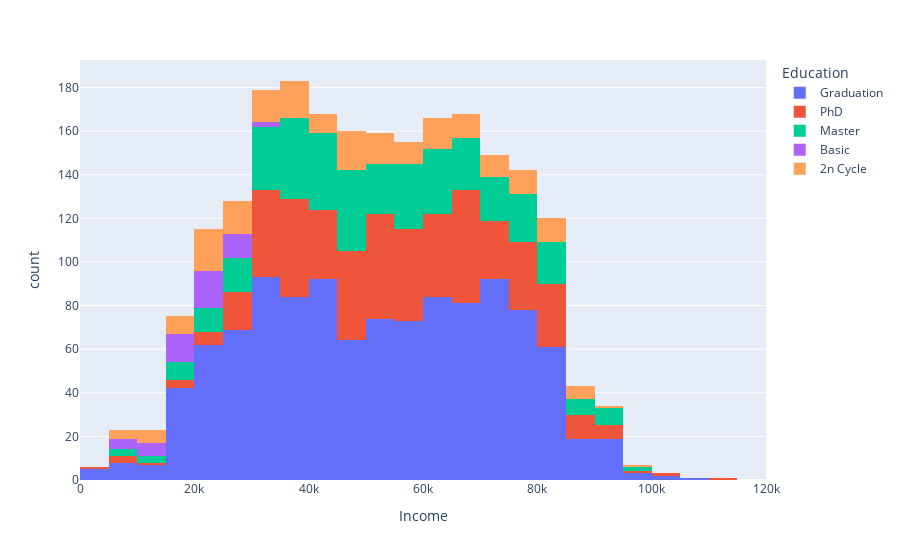

The code cell stored with this chart in its notebook:
### Markdown cell above
#### Income Distribution by Education Category

**This section would focus on analyzing and understanding the distribution of income across various education levels within the dataset.**

### Code cell
fig = px.histogram(customers_data, x="Income", color="Education")
fig.update_layout(xaxis_range=[0, 120_000])
fig.show()

### Figure 1 — Plotly figure (JSON) as saved in the notebook; plotly's stock layout.template omitted (floating-point values rounded to 4 significant figures; data arrays with more than 128 entries replaced by an {"elided": "..."} marker saying what was removed)
{"data": [{"alignmentgroup": "True", "bingroup": "x", "hovertemplate": "Education=Graduation<br>Income=%{x}<br>count=%{y}<extra></extra>", "legendgroup": "Graduation", "marker": {"color": "#636efa", "pattern": {"shape": ""}}, "name": "Graduation", "offsetgroup": "Graduation", "orientation": "v", "showlegend": true, "type": "histogram", "x": {"elided": "1127 float values"}, "xaxis": "x", "yaxis": "y"}, {"alignmentgroup": "True", "bingroup": "x", "hovertemplate": "Education=PhD<br>Income=%{x}<br>count=%{y}<extra></extra>", "legendgroup": "PhD", "marker": {"color": "#EF553B", "pattern": {"shape": ""}}, "name": "PhD", "offsetgroup": "PhD", "orientation": "v", "showlegend": true, "type": "histogram", "x": {"elided": "486 float values"}, "xaxis": "x", "yaxis": "y"}, {"alignmentgroup": "True", "bingroup": "x", "hovertemplate": "Education=Master<br>Income=%{x}<br>count=%{y}<extra></extra>", "legendgroup": "Master", "marker": {"color": "#00cc96", "pattern": {"shape": ""}}, "name": "Master", "offsetgroup": "Master", "orientation": "v", "showlegend": true, "type": "histogram", "x": {"elided": "370 float values"}, "xaxis": "x", "yaxis": "y"}, {"alignmentgroup": "True", "bingroup": "x", "hovertemplate": "Education=Basic<br>Income=%{x}<br>count=%{y}<extra></extra>", "legendgroup": "Basic", "marker": {"color": "#ab63fa", "pattern": {"shape": ""}}, "name": "Basic", "offsetgroup": "Basic", "orientation": "v", "showlegend": true, "type": "histogram", "x": [7500.0, 24590.0, 9548.0, 28250.0, 24880.0, 24480.0, 27190.0, 24280.0, 30800.0, 18980.0, 25960.0, 21060.0, 13080.0, 17490.0, 20420.0, 26870.0, 25440.0, 14910.0, 15040.0, 22630.0, 16580.0, 14420.0, 23720.0, 15060.0, 8940.0, 25710.0, 7500.0, 27000.0, 18390.0, 24370.0, 17260.0, 22630.0, 13720.0, 24590.0, 15860.0, 9722.0, 18750.0, 23530.0, 28390.0, 16010.0, 28250.0, 20190.0, 24880.0, 34440.0, 22120.0, 22390.0, 14190.0, 20420.0, 16000.0, 15250.0, 26490.0, 25220.0, 16180.0, 14920.0], "xaxis": "x", "yaxis": "y"}, {"alignmentgroup": "True", "bingroup": "x", "hovertemplate": "Education=2n Cycle<br>Income=%{x}<br>count=%{y}<extra></extra>", "legendgroup": "2n Cycle", "marker": {"color": "#FFA15A", "pattern": {"shape": ""}}, "name": "2n Cycle", "offsetgroup": "2n Cycle", "orientation": "v", "showlegend": true, "type": "histogram", "x": {"elided": "203 float values"}, "xaxis": "x", "yaxis": "y"}], "layout": {"barmode": "relative", "legend": {"title": {"text": "Education"}, "tracegroupgap": 0}, "margin": {"t": 60}, "xaxis": {"anchor": "y", "domain": [0.0, 1.0], "range": [0, 120000], "title": {"text": "Income"}}, "yaxis": {"anchor": "x", "domain": [0.0, 1.0], "title": {"text": "count"}}}}
